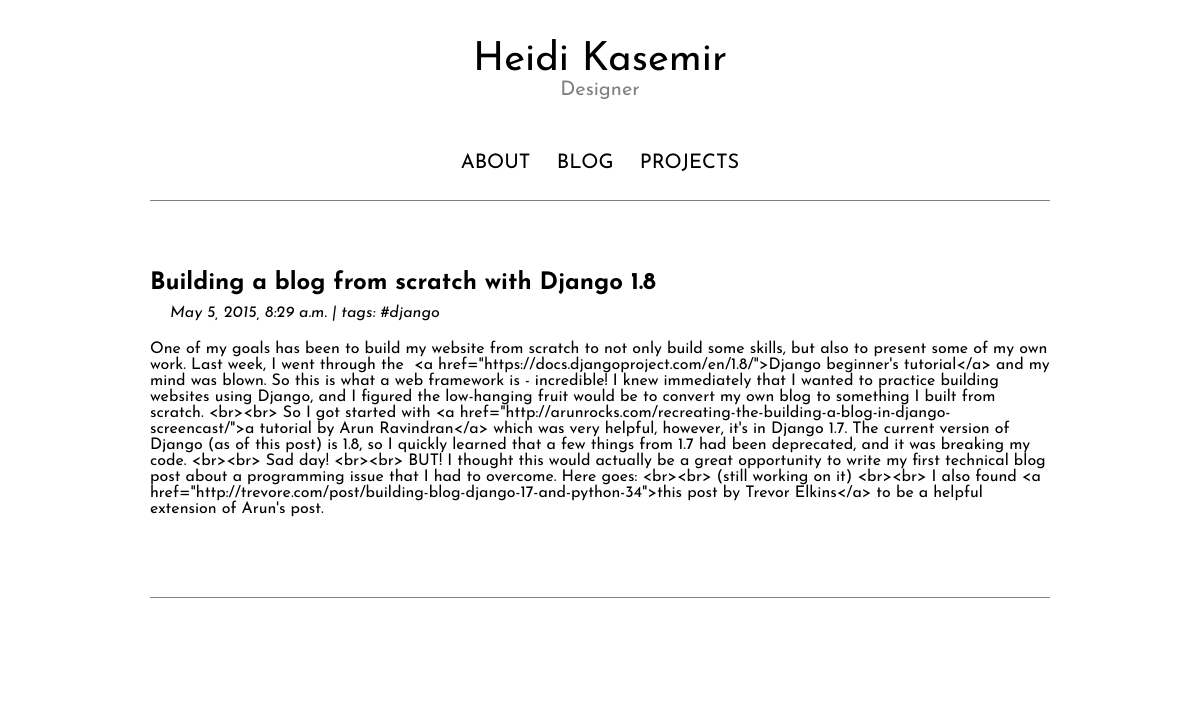
Screenshot of /blog/building-a-blog with the database file from the repository.
### blog/models.py (models this page shows, shortened)
class Entry(models.Model):
    title = models.CharField(max_length = 200)
    body = models.TextField()
    slug = models.SlugField(max_length = 200, unique = True)
    publish = models.BooleanField(default=True)
    created = models.DateTimeField(auto_now_add = True)
    modified = models.DateTimeField(auto_now = True)
    tags = models.ManyToManyField(Tag)
    objects = EntryQuerySet.as_manager()
    class Meta:
        verbose_name = "Blog Entry"
        verbose_name_plural = "Blog Entries"
        ordering = ["-created"]

class Tag(models.Model):
    slug = models.SlugField(max_length=200, unique=True)
    def __str__(self):
        return self.slug

### blog/views.py (the view)
# urls.py: url(r'^(?P<slug>\S+)$', views.BlogDetail.as_view(),
class BlogDetail(generic.DetailView):
    model = models.Entry
    template_name = "blog/post.html"

### templates/blog/post.html
{% extends "main.html" %}
{% load django_markdown %}
{% block blog_entries %}
  <div class="post">
    <h2>{{ object.title }}</h2>
    <p class="meta">
      {{ object.created }} |
      tags: {% for tag in object.tags.all %}<a class="post-category
      post-category-js" href="{% url 'blog:tag_index' slug=tag.slug %}"> #{{tag}}</a>
      {% endfor %}
    </p>
    {{ object.body|markdown }}
  </div>
{% endblock %}

### static/mainpage/css/styles.css (style rules this page uses)
* { margin:0; padding:0; font-family: 'Josefin Sans', sans-serif; }
a { text-decoration: none; color: black; margin-top: 10px; transition-property: color; transition-duration: .35s; transition-timing-function: ease-out; }
body { animation: fadein 2s; -moz-animation: fadein 2s; -webkit-animation: fadein 2s; -o-animation: fadein 2s; }
h2 { padding-bottom: 10px; padding-top: 40px; }
.meta { font-style: italic; padding-bottom: 20px; text-indent: 20px; }

### rows the page displays
Entry: title "Building a blog from scratch with Django 1.8", created "May 5, 2015, 8:29 a.m.", body "One of my goals has been to build my website from scratch to not only build some skills, but also to present some of my own work. Last week, I went through the <a href=\"https://docs.djangoproject.com/en/1.8/\">Django beginner's tutorial</a> and my mind was blown. So this is what a web framework is - incredible! I knew immediately that I wanted to practice building websites using Django, and I figured the low-hanging fruit would be to convert my own blog to something I built from scratch. <br><br> So I got started with <a href=\"http://arunrocks.com/recreating-the-building-a-blog-in-django-screencast/\">a tutorial by Arun Ravindran</a> which was very helpful, however, it's in Django 1.7. The…"
Tag: slug "django"
